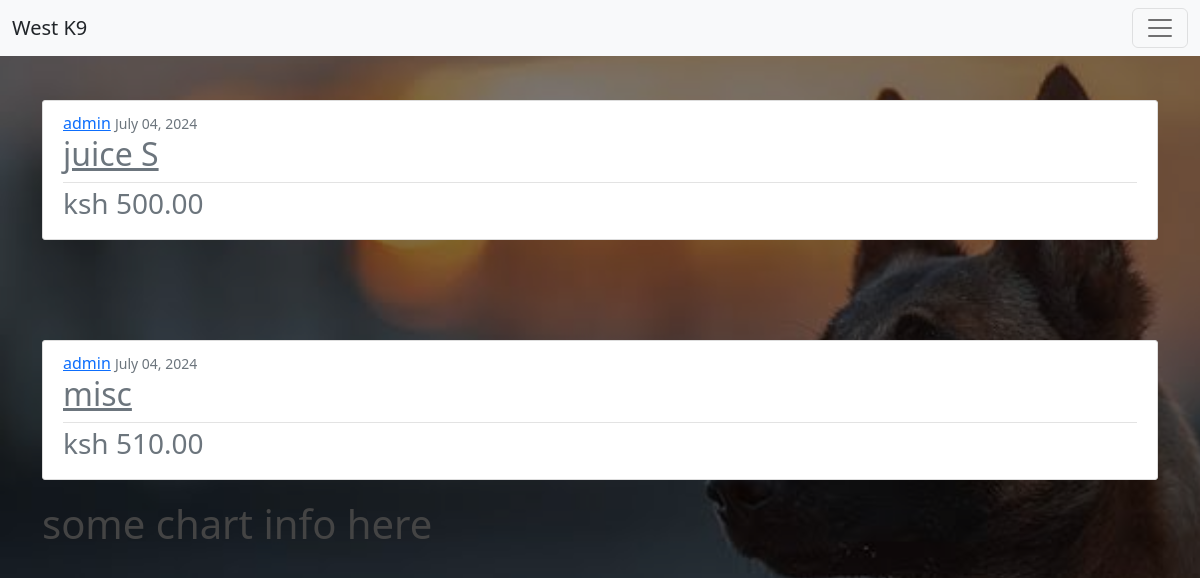
Screenshot of /expense/ (signed in) with the database file from the repository.
### finance/models.py (models this page shows, shortened)
class Expense(models.Model):
    user = models.ForeignKey(CustomUser, on_delete=models.CASCADE)
    expense_incured = models.CharField(max_length = 30, blank=False)
    amount = models.IntegerField()
    date = models.DateTimeField(default=timezone.now)

### users/models.py (models this page shows, shortened)
class CustomUser(AbstractBaseUser, PermissionsMixin):
    username = models.CharField(max_length=30, blank=False)
    email = models.EmailField("email address", unique=True)
    is_staff = models.BooleanField(default=False)
    is_active = models.BooleanField(default=True)
    date_joined = models.DateTimeField(default=timezone.now)
    is_approved = models.BooleanField(default=False)
    USERNAME_FIELD = "email"
    REQUIRED_FIELDS = ['username']
    objects = CustomUserManager()
    def __str__(self):
        return self.username

### finance/views.py (the view)
# urls.py: path('expense/',ExpenseListView.as_view(), name='expense-list'),
class ExpenseListView(LoginRequiredMixin,ListView):
    model = Expense
    template_name = 'finance/expense.html'
    context_object_name = 'expense_list'
    ordering = ['-date']

### finance/templates/finance/expense.html
{% extends "finance/base.html" %}
{% load humanize %}
{% block content %}
    {% for expense in expense_list %}
        <article class="media content-section" style="margin-top: 100px;">
            <div class="media-body">
                <div class="flex article-metadata">
                    <a class="mr-2" href="#">{{ expense.user }}</a>
                    <small class="text-muted">{{ expense.date|date:"F d, Y" }}</small>
                    <h2><a class="article-title text-muted" href="{% url 'expense-detail' expense.id %}">{{ expense.expense_incured }}</a></h2>
                </div>
                <h3 class="text-muted">
                  ksh {{ expense.amount|floatformat:2|intcomma }}
                </h3>
            </div>
        </article>
    {% endfor %}
{% endblock %}

### finance/static/finance/main.css (style rules this page uses)
body { background: #fafafa; color: #333333; margin-top: 5rem; }
h1, h2, h3, h4, h5, h6 { color: #444444; }
.content-section { background: #ffffff; padding: 10px 20px; border: 1px solid #dddddd; border-radius: 3px; margin-bottom: 20px; }
.article-title { color: #444444; }
.article-metadata { padding-bottom: 1px; margin-bottom: 4px; border-bottom: 1px solid #e3e3e3 }

### rows the page displays
Expense: user "admin", date "July 04, 2024", expense_incured "juice S", amount "500.00"
Expense: user "admin", date "July 04, 2024", expense_incured "misc", amount "510.00"
